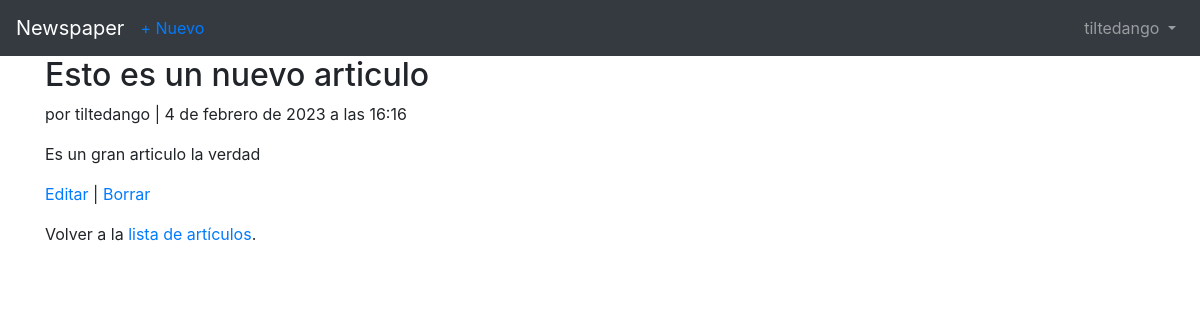
The app's page /articles/1/ (signed in) with its own data.
### accounts/models.py (models this page shows)
class CustomUser(AbstractUser):
    age = models.PositiveIntegerField(null=True, blank=True, verbose_name="Edad")

### articles/models.py (models this page shows, shortened)
class Article(models.Model):
    title = models.CharField(max_length=255, verbose_name='Título')
    body = models.TextField(verbose_name='Cuerpo')
    date = models.DateTimeField(auto_now_add=True, verbose_name='Fecha')
    author = models.ForeignKey(
        get_user_model(),
        on_delete=models.CASCADE,
        verbose_name='Autor'
    )

### articles/views.py (the view)
# urls.py: path('<int:pk>/', ArticleDetailView.as_view(), name='article_detail'),
class ArticleDetailView(LoginRequiredMixin, DetailView):
    model = Article
    template_name = 'article_detail.html'

### templates/article_detail.html
{% extends 'base.html' %}
{% block content %}
  <div class="article-entry">
    <h2>{{ object.title }}</h2>
      <p>por {{ object.author }} | {{ object.date }}</p>
      <p>{{ object.body }}</p>
  </div>
  <p><a href="{% url 'article_edit' article.pk %}">Editar</a> | <a href="{% url 'article_delete' article.pk %}">Borrar</a></p>
  <p>Volver a la <a href="{% url 'article_list' %}">lista de artículos</a>.</p>
{% endblock content %}

### templates/base.html (shortened to what this page needs)
<html lang="es">
  <head>
    <link rel="stylesheet" href="https://cdn.jsdelivr.net/npm/bootstrap@4.5.3/dist/css/bootstrap.min.css">
  </head>
  <body>
    <nav class="navbar navbar-expand-lg navbar-dark bg-dark">
      <a class="navbar-brand" href="{% url 'home' %}">Newspaper</a>
      {% if user.is_authenticated %}
        <ul class="navbar-nav mr-auto">
          <li class="nav-item">
            <a href="{% url 'article_new' %}">+ Nuevo</a>
          </li>
        </ul>
      {% endif %}
      <div class="collapse navbar-collapse" id="navbarSupportedContent">
        {% if user.is_authenticated %}
          <ul class="navbar-nav ml-auto">
            <li class="nav-item">
              <a class="nav-link dropdown-toggle" href="#" id="navbarDropdown" role="button" data-toggle="dropdown" aria-haspopup="true" aria-expanded="false">
                {{ user.username }}
              </a>
            </li>
          </ul>
        {% else %}
          <form class="form-inline ml-auto">
            <a href="{% url 'login' %}" class="btn btn-outline-secondary">Login</a>
            <a href="{% url 'signup' %}" class="btn btn-primary ml-2">Registrar</a>
          </form>
        {% endif %}
      </div>
    </nav>
    <main>
      <div class="container">
        {% block content %}
        {% endblock content %}
      </div>
    </main>
  </body>
</html>

### records on screen
CustomUser: username "tiltedango"
Article: title "Esto es un nuevo articulo", author "tiltedango", date "4 de febrero de 2023 a las 16:16", body "Es un gran articulo la verdad"
